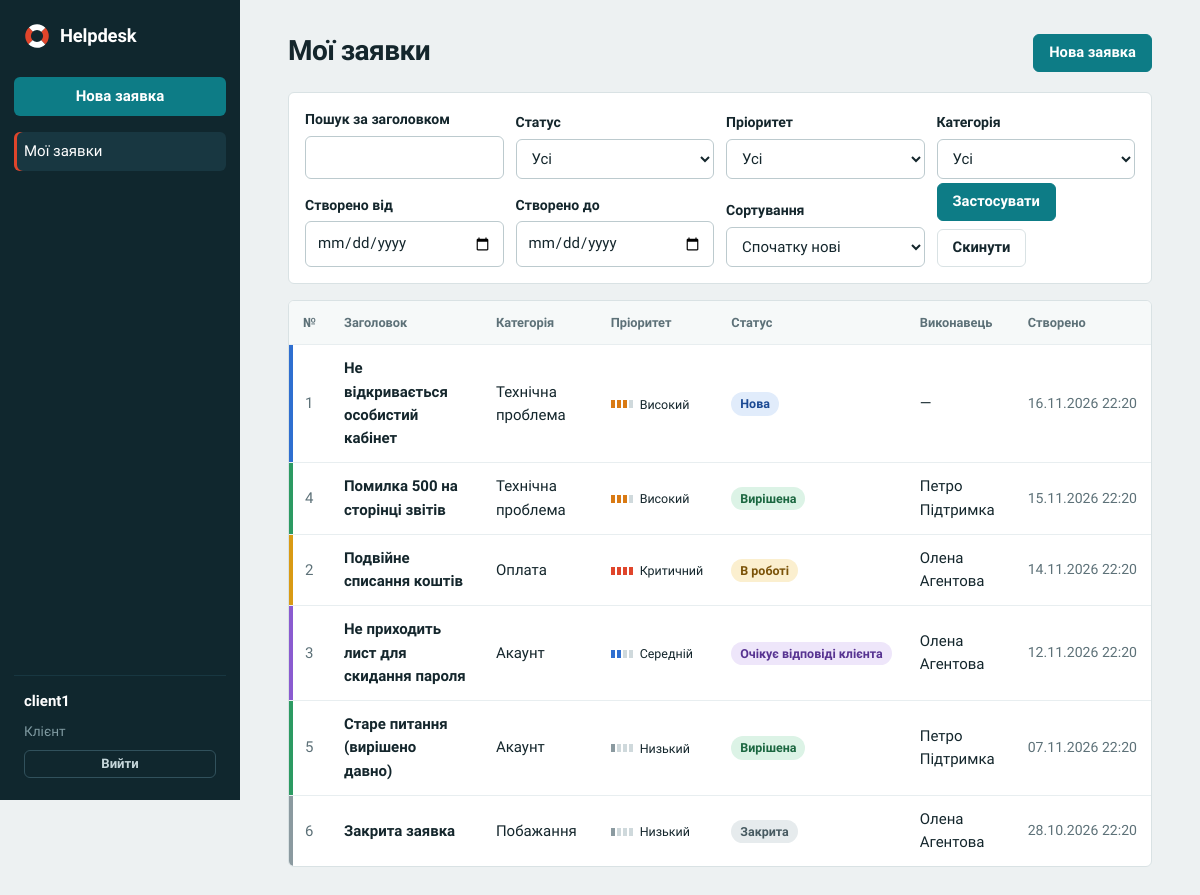
The app's page /tickets/ (signed in) with its own data.
### accounts/models.py (models this page shows, shortened)
class User(AbstractUser):
    class Role(models.TextChoices):
        CLIENT = "client", "Клієнт"
        AGENT = "agent", "Агент"
        MANAGER = "manager", "Менеджер"
    role = models.CharField("Роль", max_length=10, choices=Role.choices, default=Role.CLIENT)
    phone = models.CharField("Телефон", max_length=30, blank=True)
    bio = models.TextField("Про себе", blank=True)
    @property
    def is_client(self):
        return self.role == self.Role.CLIENT
    @property
    def is_agent(self):
        return self.role == self.Role.AGENT
    @property
    def is_manager(self):
        return self.role == self.Role.MANAGER
    @property
    def display_name(self):
        return self.get_full_name() or self.username
    def __str__(self):
        return self.display_name

### tickets/models.py (models this page shows, shortened)
class Ticket(models.Model):
    class Status(models.TextChoices):
        NEW = "new", "Нова"
        IN_PROGRESS = "in_progress", "В роботі"
        WAITING = "waiting_client", "Очікує відповіді клієнта"
        RESOLVED = "resolved", "Вирішена"
        CLOSED = "closed", "Закрита"
        REJECTED = "rejected", "Відхилена"
    class Priority(models.IntegerChoices):  # числа - щоб працювало сортування
        LOW = 1, "Низький"
        MEDIUM = 2, "Середній"
        HIGH = 3, "Високий"
        CRITICAL = 4, "Критичний"
    title = models.CharField("Заголовок", max_length=200)
    description = models.TextField("Опис")
    category = models.ForeignKey(Category, verbose_name="Категорія", null=True, blank=True,
                                 on_delete=models.SET_NULL, related_name="tickets")
    priority = models.PositiveSmallIntegerField("Пріоритет", choices=Priority.choices, default=Priority.MEDIUM)
    status = models.CharField("Статус", max_length=20, choices=Status.choices, default=Status.NEW)
    author = models.ForeignKey(settings.AUTH_USER_MODEL, verbose_name="Автор", on_delete=models.CASCADE,
                               related_name="tickets_created")
    assignee = models.ForeignKey(settings.AUTH_USER_MODEL, verbose_name="Виконавець", null=True, blank=True,
                                 on_delete=models.SET_NULL, related_name="tickets_assigned")
    created_at = models.DateTimeField("Створено", auto_now_add=True)
    updated_at = models.DateTimeField("Оновлено", auto_now=True)
    resolved_at = models.DateTimeField("Вирішено", null=True, blank=True)
    class Meta:
        ordering = ["-created_at"]
        verbose_name = "Заявка"
        verbose_name_plural = "Заявки"

class Category(models.Model):
    name = models.CharField("Назва", max_length=80, unique=True)
    class Meta:
        ordering = ["name"]
        verbose_name = "Категорія"
        verbose_name_plural = "Категорії"
    def __str__(self):
        return self.name

### tickets/views.py (the view)
# urls.py: path("", lambda request: redirect("ticket_list")),
@login_required
def ticket_list(request):
    user = request.user
    qs = services.visible_tickets(user).select_related("author", "assignee", "category")
    g = request.GET
    if g.get("status") in Ticket.Status.values:
        qs = qs.filter(status=g["status"])
    if g.get("priority", "").isdigit() and int(g["priority"]) in Ticket.Priority.values:
        qs = qs.filter(priority=int(g["priority"]))
    if g.get("category", "").isdigit():
        qs = qs.filter(category_id=int(g["category"]))
    if not user.is_client:
        if g.get("assignee") == "none":
            qs = qs.filter(assignee__isnull=True)
        elif g.get("assignee", "").isdigit():
            qs = qs.filter(assignee_id=int(g["assignee"]))
    for key, lookup in (("date_from", "created_at__date__gte"), ("date_to", "created_at__date__lte")):
        if g.get(key):
            try:
                from datetime import date
                qs = qs.filter(**{lookup: date.fromisoformat(g[key])})
            except ValueError:
                pass
    if g.get("q", "").strip():
        qs = qs.filter(title__icontains=g["q"].strip())
    sort = g.get("sort") if g.get("sort") in SORTS else "newest"
    order = SORTS[sort][0]
    qs = qs.order_by(order, "-created_at") if "priority" in order else qs.order_by(order)
    page = Paginator(qs, 10).get_page(g.get("page"))
    params = g.copy()
    params.pop("page", None)
    return render(request, "tickets/list.html", {
        "page": page, "querystring": params.urlencode(), "sorts": SORTS, "sort": sort,
        "statuses": Ticket.Status.choices, "priorities": Ticket.Priority.choices,
        "categories": Category.objects.all(),
        "agents": User.objects.filter(role=User.Role.AGENT).order_by("username"),
        "f": g,
    })

### tickets/services.py (called while the page is built)
def visible_tickets(user):
    qs = Ticket.objects.all()
    if user.is_manager:
        return qs
    if user.is_agent:  # нові + призначені йому (+ створені ним, щоб він міг їх відстежувати)
        return qs.filter(Q(status=S.NEW) | Q(assignee=user) | Q(author=user))
    return qs.filter(author=user)

### templates/tickets/list.html (shortened to what this page needs)
{% extends "base.html" %}
{% block content %}
<div class="toolbar"><h1>{% if user.is_client %}Мої заявки{% elif user.is_agent %}Нові та призначені мені{% else %}Усі заявки{% endif %}</h1>
  <a class="btn" href="{% url 'ticket_create' %}">Нова заявка</a></div>
<form class="card filters" method="get">
  <div><label>Пошук за заголовком</label><input name="q" value="{{ f.q }}"></div>
  <div><label>Статус</label><select name="status"><option value="">Усі</option>
    {% for v, l in statuses %}<option value="{{ v }}" {% if f.status == v %}selected{% endif %}>{{ l }}</option>{% endfor %}</select></div>
  <div><label>Пріоритет</label><select name="priority"><option value="">Усі</option>
    {% for v, l in priorities %}<option value="{{ v }}" {% if f.priority == v|stringformat:"s" %}selected{% endif %}>{{ l }}</option>{% endfor %}</select></div>
  <div><label>Категорія</label><select name="category"><option value="">Усі</option>
    {% for c in categories %}<option value="{{ c.pk }}" {% if f.category == c.pk|stringformat:"s" %}selected{% endif %}>{{ c.name }}</option>{% endfor %}</select></div>
  <div><label>Створено від</label><input type="date" name="date_from" value="{{ f.date_from }}"></div>
  <div><label>Створено до</label><input type="date" name="date_to" value="{{ f.date_to }}"></div>
  <div><label>Сортування</label><select name="sort">
    {% for k, v in sorts.items %}<option value="{{ k }}" {% if sort == k %}selected{% endif %}>{{ v.1 }}</option>{% endfor %}</select></div>
  <div class="actions"><button class="btn">Застосувати</button><a class="btn secondary" href="{% url 'ticket_list' %}">Скинути</a></div>
</form>
{% if page.object_list %}
  {% include "_ticket_rows.html" with tickets=page.object_list show_assignee=True %}
{% else %}<div class="empty">Заявок не знайдено.</div>{% endif %}
{% endblock %}

### templates/base.html (shortened to what this page needs)
{% load static %}<!doctype html>
<html lang="uk">
<head>
  <link rel="stylesheet" href="{% static 'style.css' %}">
</head>
<body>
{% with url_name=request.resolver_match.url_name %}
{% if user.is_authenticated %}
<div class="shell">
  <aside class="side">
    <a class="brand" href="{% url 'ticket_list' %}">{% include "_logo.html" %}Helpdesk</a>
    <nav>
      <a class="new" href="{% url 'ticket_create' %}">Нова заявка</a>
      <a href="{% url 'ticket_list' %}" class="{% if url_name == 'ticket_list' or url_name == 'ticket_detail' %}on{% endif %}">{% if user.is_client %}Мої заявки{% else %}Заявки{% endif %}</a>
    </nav>
    <div class="me">
      <a href="{% url 'profile' %}">{{ user.username }}</a>
      <span class="role">{{ user.get_role_display }}</span>
      <form method="post" action="{% url 'logout' %}">{% csrf_token %}<button class="btn secondary sm">Вийти</button></form>
    </div>
  </aside>
  <main><div class="page">
{% endif %}
    {% block content %}{% endblock %}
{% if user.is_authenticated %}
  </div></main>
</div>
{% else %}
    </div>
    <div style="margin-bottom:auto"></div>
  </section>
</div>
{% endif %}
{% endwith %}
</body>
</html>

### templates/_ticket_rows.html
<div class="table-wrap"><table>
  <tr><th>№</th><th>Заголовок</th><th>Категорія</th><th>Пріоритет</th><th>Статус</th>{% if not user.is_client or show_assignee %}<th>Виконавець</th>{% endif %}<th>Створено</th></tr>
  {% for t in tickets %}
  <tr class="st-{{ t.status }}">
    <td class="num">{{ t.pk }}</td>
    <td><a class="t-title" href="{% url 'ticket_detail' t.pk %}">{{ t.title }}</a></td>
    <td>{{ t.category|default:"—" }}</td>
    <td><span class="badge p{{ t.priority }}">{{ t.get_priority_display }}</span></td>
    <td><span class="badge {{ t.status }}">{{ t.get_status_display }}</span></td>
    {% if not user.is_client or show_assignee %}<td>{{ t.assignee|default:"—" }}</td>{% endif %}
    <td class="when">{{ t.created_at|date:"d.m.Y H:i" }}</td>
  </tr>
  {% endfor %}
</table></div>

### records on screen
User: username "client1", role "Клієнт"
Ticket: pk "1", title "Не відкривається особистий кабінет", category "Технічна проблема", priority "Високий", status "Нова", assignee "—", created_at "16.11.2026 22:20"
Ticket: pk "4", title "Помилка 500 на сторінці звітів", category "Технічна проблема", priority "Високий", status "Вирішена", assignee "Петро Підтримка", created_at "15.11.2026 22:20"
Ticket: pk "2", title "Подвійне списання коштів", category "Оплата", priority "Критичний", status "В роботі", assignee "Олена Агентова", created_at "14.11.2026 22:20"
Ticket: pk "3", title "Не приходить лист для скидання пароля", category "Акаунт", priority "Середній", status "Очікує відповіді клієнта", assignee "Олена Агентова", created_at "12.11.2026 22:20"
Ticket: pk "5", title "Старе питання (вирішено давно)", category "Акаунт", priority "Низький", status "Вирішена", assignee "Петро Підтримка", created_at "07.11.2026 22:20"
Ticket: pk "6", title "Закрита заявка", category "Побажання", priority "Низький", status "Закрита", assignee "Олена Агентова", created_at "28.10.2026 22:20"

### other values on screen
form field sort "Спочатку нові"
